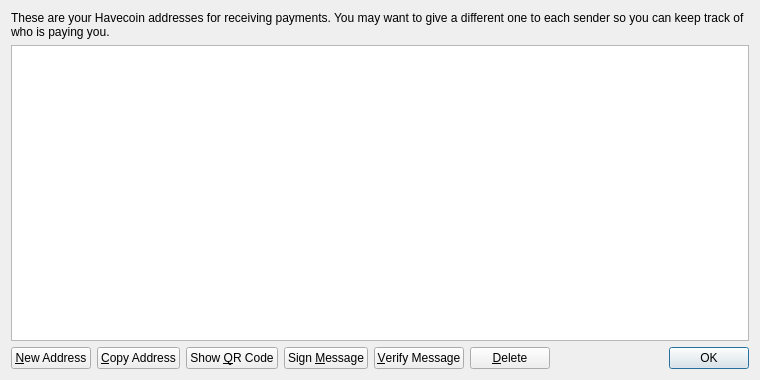
<?xml version="1.0" encoding="UTF-8"?>
<ui version="4.0">
 <class>AddressBookPage</class>
 <widget class="QWidget" name="AddressBookPage">
  <property name="geometry">
   <rect>
    <x>0</x>
    <y>0</y>
    <width>760</width>
    <height>380</height>
   </rect>
  </property>
  <property name="windowTitle">
   <string>Address Book</string>
  </property>
  <layout class="QVBoxLayout" name="verticalLayout">
   <item>
    <widget class="QLabel" name="labelExplanation">
     <property name="text">
      <string>These are your Havecoin addresses for receiving payments. You may want to give a different one to each sender so you can keep track of who is paying you.</string>
     </property>
     <property name="textFormat">
      <enum>Qt::PlainText</enum>
     </property>
     <property name="wordWrap">
      <bool>true</bool>
     </property>
    </widget>
   </item>
   <item>
    <widget class="QTableView" name="tableView">
     <property name="contextMenuPolicy">
      <enum>Qt::CustomContextMenu</enum>
     </property>
     <property name="toolTip">
      <string>Double-click to edit address or label</string>
     </property>
     <property name="tabKeyNavigation">
      <bool>false</bool>
     </property>
     <property name="selectionMode">
      <enum>QAbstractItemView::SingleSelection</enum>
     </property>
     <property name="selectionBehavior">
      <enum>QAbstractItemView::SelectRows</enum>
     </property>
     <property name="sortingEnabled">
      <bool>true</bool>
     </property>
     <attribute name="verticalHeaderVisible">
      <bool>false</bool>
     </attribute>
    </widget>
   </item>
   <item>
    <layout class="QHBoxLayout" name="horizontalLayout">
     <item>
      <widget class="QPushButton" name="newAddressButton">
       <property name="toolTip">
        <string>Create a new address</string>
       </property>
       <property name="text">
        <string>&amp;New Address</string>
       </property>
      </widget>
     </item>
     <item>
      <widget class="QPushButton" name="copyToClipboard">
       <property name="toolTip">
        <string>Copy the currently selected address to the system clipboard</string>
       </property>
       <property name="text">
        <string>&amp;Copy Address</string>
       </property>
      </widget>
     </item>
     <item>
      <widget class="QPushButton" name="showQRCode">
       <property name="text">
        <string>Show &amp;QR Code</string>
       </property>
      </widget>
     </item>
     <item>
      <widget class="QPushButton" name="signMessage">
       <property name="toolTip">
        <string>Sign a message to prove you own a Havecoin address</string>
       </property>
       <property name="text">
        <string>Sign &amp;Message</string>
       </property>
      </widget>
     </item>
     <item>
      <widget class="QPushButton" name="verifyMessage">
       <property name="toolTip">
        <string>Verify a message to ensure it was signed with a specified Havecoin address</string>
       </property>
       <property name="text">
        <string>&amp;Verify Message</string>
       </property>
      </widget>
     </item>
     <item>
      <widget class="QPushButton" name="deleteButton">
       <property name="toolTip">
        <string>Delete the currently selected address from the list</string>
       </property>
       <property name="text">
        <string>&amp;Delete</string>
       </property>
      </widget>
     </item>
     <item>
      <spacer name="horizontalSpacer">
       <property name="orientation">
        <enum>Qt::Horizontal</enum>
       </property>
       <property name="sizeHint" stdset="0">
        <size>
         <width>40</width>
         <height>20</height>
        </size>
       </property>
      </spacer>
     </item>
     <item>
      <widget class="QDialogButtonBox" name="buttonBox">
       <property name="sizePolicy">
        <sizepolicy hsizetype="Maximum" vsizetype="Fixed">
         <horstretch>0</horstretch>
         <verstretch>0</verstretch>
        </sizepolicy>
       </property>
       <property name="standardButtons">
        <set>QDialogButtonBox::Ok</set>
       </property>
      </widget>
     </item>
    </layout>
   </item>
  </layout>
 </widget>
 <resources>
  <include location="../bitcoin.qrc"/>
 </resources>
 <connections/>
</ui>
